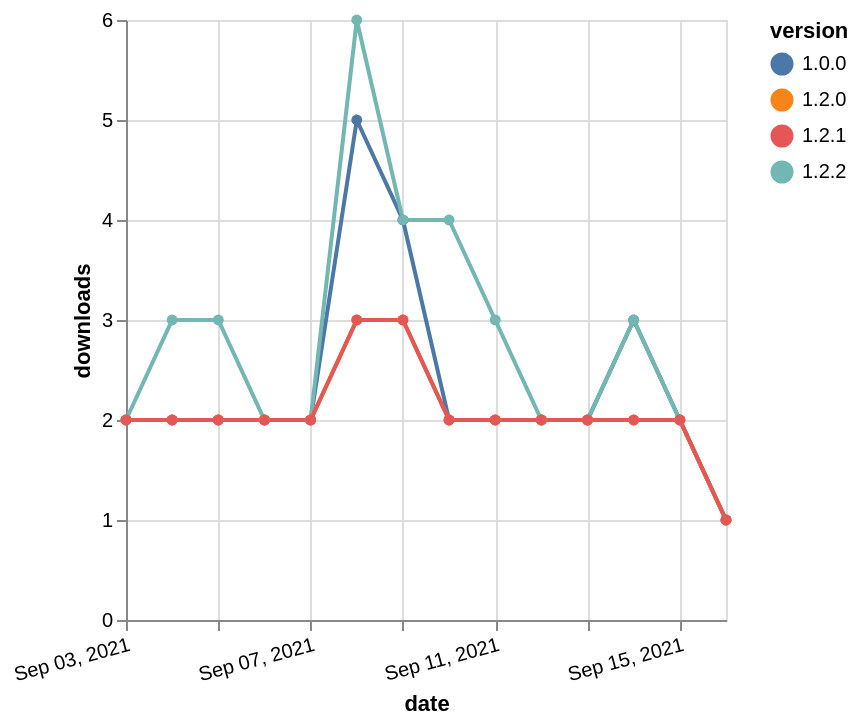

Write the Vega-Lite specification saved for this chart.
### Vega-Lite specification from a JSON file in a GitHub repository (floating-point values rounded to 4 significant figures)
{"$schema": "https://vega.github.io/schema/vega-lite/v5.json", "description": "A simple bar chart with embedded data.", "data": {"values": [{"date": "2021-09-03", "total": 3047, "delta": 2, "version": "1.0.0"}, {"date": "2021-09-04", "total": 3049, "delta": 2, "version": "1.0.0"}, {"date": "2021-09-05", "total": 3051, "delta": 2, "version": "1.0.0"}, {"date": "2021-09-06", "total": 3053, "delta": 2, "version": "1.0.0"}, {"date": "2021-09-07", "total": 3055, "delta": 2, "version": "1.0.0"}, {"date": "2021-09-08", "total": 3060, "delta": 5, "version": "1.0.0"}, {"date": "2021-09-09", "total": 3064, "delta": 4, "version": "1.0.0"}, {"date": "2021-09-10", "total": 3066, "delta": 2, "version": "1.0.0"}, {"date": "2021-09-11", "total": 3068, "delta": 2, "version": "1.0.0"}, {"date": "2021-09-12", "total": 3070, "delta": 2, "version": "1.0.0"}, {"date": "2021-09-13", "total": 3072, "delta": 2, "version": "1.0.0"}, {"date": "2021-09-14", "total": 3075, "delta": 3, "version": "1.0.0"}, {"date": "2021-09-15", "total": 3077, "delta": 2, "version": "1.0.0"}, {"date": "2021-09-16", "total": 3078, "delta": 1, "version": "1.0.0"}, {"date": "2021-09-03", "total": 830, "delta": 2, "version": "1.2.2"}, {"date": "2021-09-04", "total": 833, "delta": 3, "version": "1.2.2"}, {"date": "2021-09-05", "total": 836, "delta": 3, "version": "1.2.2"}, {"date": "2021-09-06", "total": 838, "delta": 2, "version": "1.2.2"}, {"date": "2021-09-07", "total": 840, "delta": 2, "version": "1.2.2"}, {"date": "2021-09-08", "total": 846, "delta": 6, "version": "1.2.2"}, {"date": "2021-09-09", "total": 850, "delta": 4, "version": "1.2.2"}, {"date": "2021-09-10", "total": 854, "delta": 4, "version": "1.2.2"}, {"date": "2021-09-11", "total": 857, "delta": 3, "version": "1.2.2"}, {"date": "2021-09-12", "total": 859, "delta": 2, "version": "1.2.2"}, {"date": "2021-09-13", "total": 861, "delta": 2, "version": "1.2.2"}, {"date": "2021-09-14", "total": 864, "delta": 3, "version": "1.2.2"}, {"date": "2021-09-15", "total": 866, "delta": 2, "version": "1.2.2"}, {"date": "2021-09-16", "total": 867, "delta": 1, "version": "1.2.2"}, {"date": "2021-09-03", "total": 1210, "delta": 2, "version": "1.2.0"}, {"date": "2021-09-04", "total": 1212, "delta": 2, "version": "1.2.0"}, {"date": "2021-09-05", "total": 1214, "delta": 2, "version": "1.2.0"}, {"date": "2021-09-06", "total": 1216, "delta": 2, "version": "1.2.0"}, {"date": "2021-09-07", "total": 1218, "delta": 2, "version": "1.2.0"}, {"date": "2021-09-08", "total": 1221, "delta": 3, "version": "1.2.0"}, {"date": "2021-09-09", "total": 1224, "delta": 3, "version": "1.2.0"}, {"date": "2021-09-10", "total": 1226, "delta": 2, "version": "1.2.0"}, {"date": "2021-09-11", "total": 1228, "delta": 2, "version": "1.2.0"}, {"date": "2021-09-12", "total": 1230, "delta": 2, "version": "1.2.0"}, {"date": "2021-09-13", "total": 1232, "delta": 2, "version": "1.2.0"}, {"date": "2021-09-14", "total": 1234, "delta": 2, "version": "1.2.0"}, {"date": "2021-09-15", "total": 1236, "delta": 2, "version": "1.2.0"}, {"date": "2021-09-16", "total": 1237, "delta": 1, "version": "1.2.0"}, {"date": "2021-09-03", "total": 1252, "delta": 2, "version": "1.2.1"}, {"date": "2021-09-04", "total": 1254, "delta": 2, "version": "1.2.1"}, {"date": "2021-09-05", "total": 1256, "delta": 2, "version": "1.2.1"}, {"date": "2021-09-06", "total": 1258, "delta": 2, "version": "1.2.1"}, {"date": "2021-09-07", "total": 1260, "delta": 2, "version": "1.2.1"}, {"date": "2021-09-08", "total": 1263, "delta": 3, "version": "1.2.1"}, {"date": "2021-09-09", "total": 1266, "delta": 3, "version": "1.2.1"}, {"date": "2021-09-10", "total": 1268, "delta": 2, "version": "1.2.1"}, {"date": "2021-09-11", "total": 1270, "delta": 2, "version": "1.2.1"}, {"date": "2021-09-12", "total": 1272, "delta": 2, "version": "1.2.1"}, {"date": "2021-09-13", "total": 1274, "delta": 2, "version": "1.2.1"}, {"date": "2021-09-14", "total": 1276, "delta": 2, "version": "1.2.1"}, {"date": "2021-09-15", "total": 1278, "delta": 2, "version": "1.2.1"}, {"date": "2021-09-16", "total": 1279, "delta": 1, "version": "1.2.1"}]}, "width": "container", "mark": {"type": "line", "point": {"filled": true}}, "encoding": {"x": {"field": "date", "type": "temporal", "timeUnit": "yearmonthdate", "title": "date", "axis": {"labelAngle": -15}}, "y": {"field": "delta", "type": "quantitative", "title": "downloads"}, "color": {"field": "version", "type": "nominal"}, "tooltip": {"field": "delta"}}}
